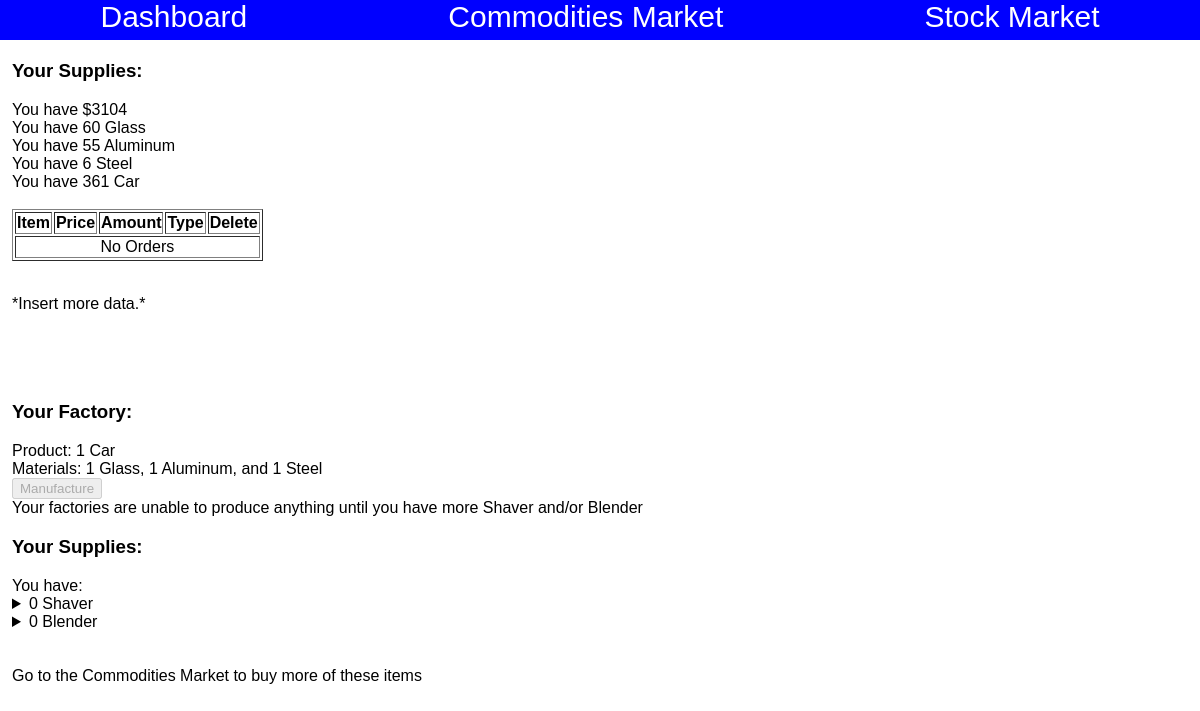
The app's page /game/index (signed in) with its own data.
### tables this page shows
CREATE TABLE IF NOT EXISTS `game1players` (
  `id` int(11) NOT NULL,
  `class` int(11) NOT NULL,
  `balance` int(11) NOT NULL,
  `glass` int(11) NOT NULL DEFAULT '0',
  `plastic` int(11) NOT NULL DEFAULT '0',
  `alum` int(11) NOT NULL DEFAULT '0',
  `sili` int(11) NOT NULL DEFAULT '0',
  `steel` int(11) NOT NULL DEFAULT '0',
  `bike` int(11) NOT NULL DEFAULT '0',
  `tv` int(11) NOT NULL DEFAULT '0',
  `shield` int(11) NOT NULL DEFAULT '0',
  `phone` int(11) NOT NULL DEFAULT '0',
  `car` int(11) NOT NULL DEFAULT '0',
  `laptop` int(11) NOT NULL DEFAULT '0',
  `smarttv` int(11) NOT NULL DEFAULT '0',
  `dogtags` int(11) NOT NULL DEFAULT '0',
  `shaver` int(11) NOT NULL DEFAULT '0',
  `blender` int(11) NOT NULL DEFAULT '0',
  PRIMARY KEY (`id`)
);

### game/index.php (the view, shortened to what this page needs)
<!DOCTYPE html>
<?php
include('../logic/verify.php');
include('../logic/marketorders.php');
if (($numSupply1 <= 0) or ($numSupply2 <= 0)) {
	$showSupply1 = $itemList[$playerClass][10];
	$showSupply2 = $itemList[$playerClass][11];
	$errorMessage = "Your factories are unable to produce anything until you have more $showSupply1 and/or $showSupply2";
}
$ordTable = removalCheck('prod');
?>
<html>
<head>
</head>
<body>
<div class='pageBody'>
	<h3 style='margin-top: 0;'>Your Supplies:</h3>
	<?php
	echo "You have $" . $playerData["balance"] . "<br>";
	echo "You have " . $playerData[$material1] . " " . $itemList[$playerClass][0] . "<br>";
	echo "You have " . $playerData[$material2] . " " . $itemList[$playerClass][1] . "<br>";
	echo "You have " . $playerData[$material3] . " " . $itemList[$playerClass][2] . "<br>";
	echo "You have " . $playerData[$product] . " " . $itemList[$playerClass][3];
	?><br><br>
	<table border='1'>
		<tr>
			<th>Item</th>
			<th>Price</th>
			<th>Amount</th>
			<th>Type</th>
			<th>Delete</th>
		</tr>
		<?php echo $ordTable; ?>
	</table>
	<br><p>*Insert more data.*</p><br><br><br>
	<h3>Your Factory:</h3>
	Product: 1 <?php echo $itemList[$playerClass][3]; ?> <br>
	Materials: 1 <?php echo $itemList[$playerClass][0]; ?>, 1 <?php echo $itemList[$playerClass][1]; ?>, and 1 <?php echo $itemList[$playerClass][2]; ?>
	<form method='post'>
		<input type='submit' name='make' value='Manufacture' id='make'>
	</form>
	<?php
	if (isset($errorMessage)) {
		echo $errorMessage;
	}
	?>
	<h3>Your Supplies:</h3>
	You have:<br>
	<details id='prod1' onclick='startTimer(<?php
	if (isset($globalDecay->newDecayDate[1])) {
		echo $globalDecay->newDecayDate[1];
	} else {
		echo NULL;
	}
	?>,"prod1","prod1CountDown")'>
		<summary><?php echo $numSupply1 . " " . $itemList[$playerClass][10] . "<br>"; ?></summary>
	</details>
	<details id='prod2' onclick='startTimer(<?php
	if (isset($globalDecay->newDecayDate[2])) {
		echo $globalDecay->newDecayDate[2];
	} else {
		echo NULL;
	}
	?>,"prod2","prod2CountDown")'>
		<summary><?php echo $numSupply2 . " " . $itemList[$playerClass][11]; ?></summary>
	</details>
	<br><br>Go to the Commodities Market to buy more of these items
</div>
</body>
</html>

### logic/verify.php (shortened to what this page needs)
<html>
<head>
	<link rel='stylesheet' type='text/css' href='http://localhost/economysimulator/styling/gamepages.css'>
</head>
<body>
<div class='tabBackground'>
	<div class='tabHolder'>
		<a href='http://localhost/economysimulator/game/index'>Dashboard</a>
		<a href='http://localhost/economysimulator/game/commoditiesmarket'>Commodities Market</a>
		<a href='http://localhost/economysimulator/game/stockmarket'>Stock Market</a>
	</div>
</div>
</body>
</html>
<?php
$connect = mysqli_connect('localhost', 'root', NULL, 'econ_data');
$userData = $_SESSION['userData'];
$userCheckID = $userData['id'];
$playerTable = mysqli_query($connect,"SELECT * FROM game1players WHERE id = '$userCheckID'");
$playerData = mysqli_fetch_array($playerTable,MYSQLI_ASSOC);
$playerClass = $playerData['class'];
$itemList = array (
	array('Glass','Plastic','Aluminum','Bicycle','glass','plastic','alum','bike','shaver','blender','Shaver','Blender'),
	array('Glass','Plastic','Silicon','TV','glass','plastic','sili','tv','car','bike','Car','Bike'),
	array('Glass','Plastic','Steel','Shield','glass','plastic','steel','shield','laptop','phone','Laptop','Phone'),
	array('Glass','Aluminum','Silicon','Phone','glass','alum','sili','phone','tv','smarttv','TV','Smart TV'),
	array('Glass','Aluminum','Steel','Car','glass','alum','steel','car','shaver','blender','Shaver','Blender'),
	array('Glass','Silicon','Steel','Laptop','glass','sili','steel','laptop','tv','smarttv','TV','Smart TV'),
	array('Plastic','Aluminum','Silicon','Smart TV','plastic','alum','sili','smarttv','car','bike','Car','Bike'),
	array('Plastic','Aluminum','Steel','Dog Tags','plastic','alum','steel','dogtags','laptop','phone','Laptop','Phone'),
	array('Plastic','Silicon','Steel','Shaver','plastic','sili','steel','shaver','dogtags','shield','Dog Tags','Shield'),
	array('Aluminum','Silicon','Steel','Blender','alum','sili','steel','blender','dogtags','shield','Dog Tags','Shield')
);
$material1 = $itemList[$playerClass][4];
$material2 = $itemList[$playerClass][5];
$material3 = $itemList[$playerClass][6];
$product = $itemList[$playerClass][7];
$numSupply1 = $playerData[$itemList[$playerClass][8]];
$numSupply2 = $playerData[$itemList[$playerClass][9]];
?>

### logic/marketorders.php (shortened to what this page needs)
<?php
function getUserOrders($id, $security) {
	global $connect;
	$table = '';
	$removeList = [];
	$orders = mysqli_query($connect, "SELECT * FROM game1" . $security . "orders WHERE id='$id'");
	if ($table == '') {
		$table = '<tr><td colspan="5" style="text-align: center;">No Orders</td></tr>';
	}
	return [$table, $removeList];
}
function removalCheck($security) {
	global $userCheckID;
	$ordArray = getUserOrders($userCheckID, $security);
	$ordTable = $ordArray[0];
	return $ordTable;
}
?>

### styling/gamepages.css (style rules this page uses)
body { font-family: sans-serif; }
.tabBackground { position: fixed; left: 0; top: 0; width: 100%; background-color: blue; z-index: 1; }
.tabHolder { width: 100%; display: inline-flex; justify-content: space-around; height: 40px; }
.tabHolder > a { font-family: sans-serif; text-decoration: none; color: white; font-size: 30px; }
.pageBody { position: absolute; top: 60px; left: 0px; width: 98%; }
.pageBody { padding-left: 1%; padding-right: 1%; }

### records on screen
game1players: balance "3104", glass "60", class "Glass", alum "55", class "Aluminum", steel "6", class "Steel", car "361", class "Car", class "Your factories are unable to produce anything until you have more Shaver and/or Blender", shaver "0", class "Shaver", blender "0", class "Blender"
